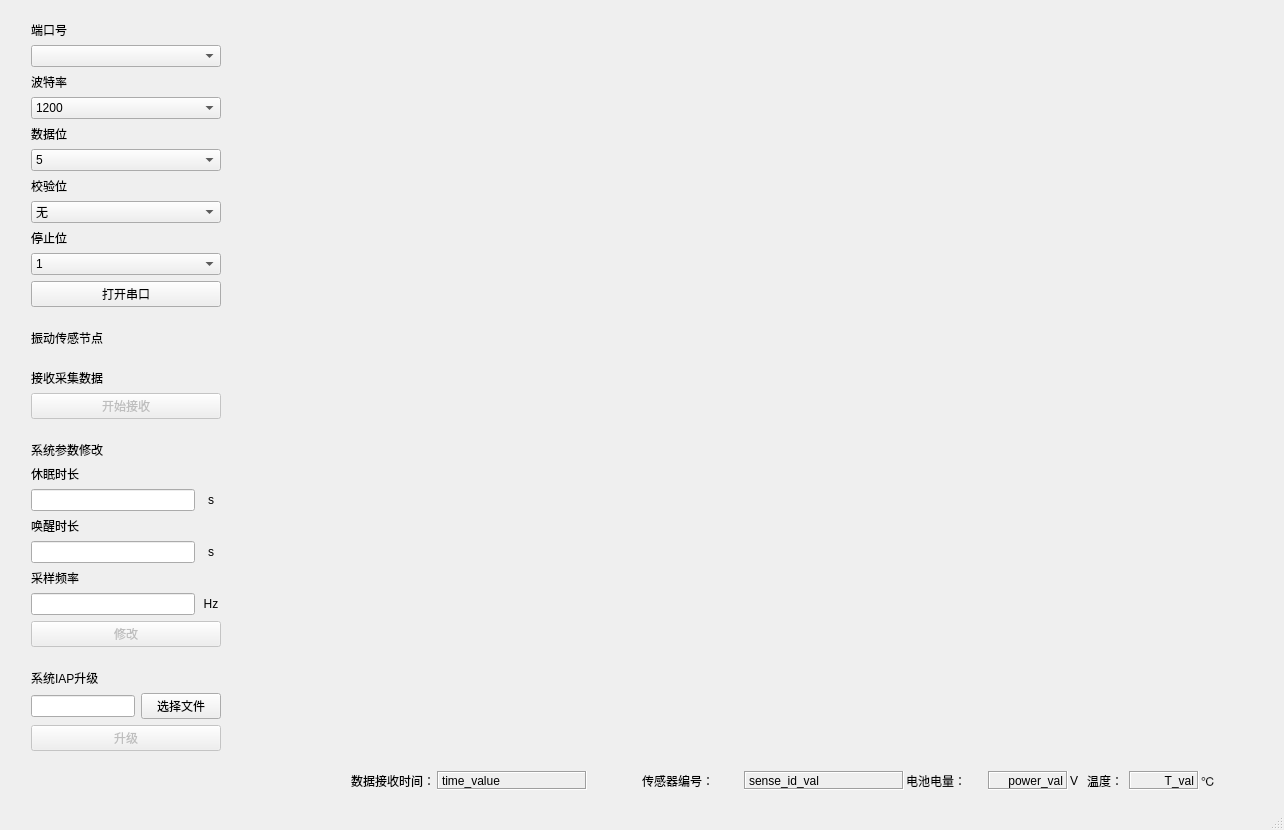
<?xml version="1.0" encoding="UTF-8"?>
<ui version="4.0">
 <class>MainWindow</class>
 <widget class="QMainWindow" name="MainWindow">
  <property name="windowModality">
   <enum>Qt::NonModal</enum>
  </property>
  <property name="enabled">
   <bool>true</bool>
  </property>
  <property name="geometry">
   <rect>
    <x>0</x>
    <y>0</y>
    <width>1284</width>
    <height>830</height>
   </rect>
  </property>
  <property name="sizePolicy">
   <sizepolicy hsizetype="Fixed" vsizetype="Fixed">
    <horstretch>0</horstretch>
    <verstretch>0</verstretch>
   </sizepolicy>
  </property>
  <property name="minimumSize">
   <size>
    <width>640</width>
    <height>480</height>
   </size>
  </property>
  <property name="maximumSize">
   <size>
    <width>1600</width>
    <height>1200</height>
   </size>
  </property>
  <property name="mouseTracking">
   <bool>false</bool>
  </property>
  <property name="windowTitle">
   <string>振动传感器上位机测试程序</string>
  </property>
  <widget class="QWidget" name="centralWidget">
   <property name="enabled">
    <bool>true</bool>
   </property>
   <property name="minimumSize">
    <size>
     <width>320</width>
     <height>240</height>
    </size>
   </property>
   <property name="autoFillBackground">
    <bool>false</bool>
   </property>
   <widget class="QWidget" name="horizontalLayoutWidget">
    <property name="geometry">
     <rect>
      <x>20</x>
      <y>10</y>
      <width>1193</width>
      <height>741</height>
     </rect>
    </property>
    <layout class="QHBoxLayout" name="horizontalLayout">
     <property name="spacing">
      <number>31</number>
     </property>
     <property name="sizeConstraint">
      <enum>QLayout::SetDefaultConstraint</enum>
     </property>
     <property name="bottomMargin">
      <number>0</number>
     </property>
     <item>
      <layout class="QVBoxLayout" name="verticalLayout">
       <property name="sizeConstraint">
        <enum>QLayout::SetDefaultConstraint</enum>
       </property>
       <item>
        <layout class="QVBoxLayout" name="verticalLayout_3">
         <item>
          <widget class="QLabel" name="label_port">
           <property name="text">
            <string>端口号</string>
           </property>
          </widget>
         </item>
         <item>
          <widget class="QComboBox" name="PortBox"/>
         </item>
         <item>
          <widget class="QLabel" name="label_baud">
           <property name="text">
            <string>波特率</string>
           </property>
          </widget>
         </item>
         <item>
          <widget class="QComboBox" name="BaudBox">
           <item>
            <property name="text">
             <string>1200</string>
            </property>
           </item>
           <item>
            <property name="text">
             <string>2400</string>
            </property>
           </item>
           <item>
            <property name="text">
             <string>4800</string>
            </property>
           </item>
           <item>
            <property name="text">
             <string>9600</string>
            </property>
           </item>
           <item>
            <property name="text">
             <string>19200</string>
            </property>
           </item>
           <item>
            <property name="text">
             <string>38400</string>
            </property>
           </item>
           <item>
            <property name="text">
             <string>57600</string>
            </property>
           </item>
           <item>
            <property name="text">
             <string>115200</string>
            </property>
           </item>
          </widget>
         </item>
         <item>
          <widget class="QLabel" name="label_bitnum">
           <property name="text">
            <string>数据位</string>
           </property>
          </widget>
         </item>
         <item>
          <widget class="QComboBox" name="BitNumBox">
           <item>
            <property name="text">
             <string>5</string>
            </property>
           </item>
           <item>
            <property name="text">
             <string>6</string>
            </property>
           </item>
           <item>
            <property name="text">
             <string>7</string>
            </property>
           </item>
           <item>
            <property name="text">
             <string>8</string>
            </property>
           </item>
          </widget>
         </item>
         <item>
          <widget class="QLabel" name="label_parity">
           <property name="text">
            <string>校验位</string>
           </property>
          </widget>
         </item>
         <item>
          <widget class="QComboBox" name="ParityBox">
           <item>
            <property name="text">
             <string>无</string>
            </property>
           </item>
           <item>
            <property name="text">
             <string>奇</string>
            </property>
           </item>
           <item>
            <property name="text">
             <string>偶</string>
            </property>
           </item>
          </widget>
         </item>
         <item>
          <widget class="QLabel" name="label_stop">
           <property name="text">
            <string>停止位</string>
           </property>
          </widget>
         </item>
         <item>
          <widget class="QComboBox" name="StopBox">
           <item>
            <property name="text">
             <string>1</string>
            </property>
           </item>
           <item>
            <property name="text">
             <string>2</string>
            </property>
           </item>
          </widget>
         </item>
         <item>
          <widget class="QPushButton" name="openButton">
           <property name="text">
            <string>打开串口</string>
           </property>
          </widget>
         </item>
        </layout>
       </item>
       <item>
        <spacer name="verticalSpacer_3">
         <property name="orientation">
          <enum>Qt::Vertical</enum>
         </property>
         <property name="sizeHint" stdset="0">
          <size>
           <width>20</width>
           <height>40</height>
          </size>
         </property>
        </spacer>
       </item>
       <item>
        <widget class="QLabel" name="label_2">
         <property name="text">
          <string>振动传感节点</string>
         </property>
        </widget>
       </item>
       <item>
        <spacer name="verticalSpacer_4">
         <property name="orientation">
          <enum>Qt::Vertical</enum>
         </property>
         <property name="sizeHint" stdset="0">
          <size>
           <width>20</width>
           <height>40</height>
          </size>
         </property>
        </spacer>
       </item>
       <item>
        <widget class="QLabel" name="label">
         <property name="text">
          <string>接收采集数据</string>
         </property>
        </widget>
       </item>
       <item>
        <widget class="QPushButton" name="pushButton_receive">
         <property name="enabled">
          <bool>false</bool>
         </property>
         <property name="text">
          <string>开始接收</string>
         </property>
        </widget>
       </item>
       <item>
        <spacer name="verticalSpacer">
         <property name="orientation">
          <enum>Qt::Vertical</enum>
         </property>
         <property name="sizeHint" stdset="0">
          <size>
           <width>20</width>
           <height>40</height>
          </size>
         </property>
        </spacer>
       </item>
       <item>
        <widget class="QLabel" name="label_def_par">
         <property name="text">
          <string>系统参数修改</string>
         </property>
        </widget>
       </item>
       <item>
        <widget class="QLabel" name="label_sleeptime">
         <property name="text">
          <string>休眠时长</string>
         </property>
        </widget>
       </item>
       <item>
        <layout class="QHBoxLayout" name="sleeptime">
         <item>
          <widget class="QLineEdit" name="lineEdit_sleeptime"/>
         </item>
         <item>
          <widget class="QLabel" name="label_sleeptime_unit">
           <property name="minimumSize">
            <size>
             <width>20</width>
             <height>0</height>
            </size>
           </property>
           <property name="text">
            <string>s</string>
           </property>
           <property name="alignment">
            <set>Qt::AlignCenter</set>
           </property>
          </widget>
         </item>
        </layout>
       </item>
       <item>
        <widget class="QLabel" name="label_wakeuptime">
         <property name="text">
          <string>唤醒时长</string>
         </property>
        </widget>
       </item>
       <item>
        <layout class="QHBoxLayout" name="wakeuptime">
         <item>
          <widget class="QLineEdit" name="lineEdit_wakeuptime"/>
         </item>
         <item>
          <widget class="QLabel" name="label_wakeuptime_unit">
           <property name="minimumSize">
            <size>
             <width>20</width>
             <height>0</height>
            </size>
           </property>
           <property name="text">
            <string>s</string>
           </property>
           <property name="alignment">
            <set>Qt::AlignCenter</set>
           </property>
          </widget>
         </item>
        </layout>
       </item>
       <item>
        <widget class="QLabel" name="label_sample_freq">
         <property name="text">
          <string>采样频率</string>
         </property>
        </widget>
       </item>
       <item>
        <layout class="QHBoxLayout" name="sample_freq">
         <item>
          <widget class="QLineEdit" name="lineEdit_sample_freq"/>
         </item>
         <item>
          <widget class="QLabel" name="label_sample_freq_unit">
           <property name="minimumSize">
            <size>
             <width>20</width>
             <height>0</height>
            </size>
           </property>
           <property name="text">
            <string>Hz</string>
           </property>
           <property name="alignment">
            <set>Qt::AlignCenter</set>
           </property>
          </widget>
         </item>
        </layout>
       </item>
       <item>
        <widget class="QPushButton" name="pushButton_def_par">
         <property name="enabled">
          <bool>false</bool>
         </property>
         <property name="text">
          <string>修改</string>
         </property>
        </widget>
       </item>
       <item>
        <spacer name="verticalSpacer_2">
         <property name="orientation">
          <enum>Qt::Vertical</enum>
         </property>
         <property name="sizeHint" stdset="0">
          <size>
           <width>20</width>
           <height>40</height>
          </size>
         </property>
        </spacer>
       </item>
       <item>
        <widget class="QLabel" name="label_IAP">
         <property name="text">
          <string>系统IAP升级</string>
         </property>
        </widget>
       </item>
       <item>
        <layout class="QHBoxLayout" name="IAP_update">
         <item>
          <widget class="QLineEdit" name="lineEdit_IAPfile"/>
         </item>
         <item>
          <widget class="QPushButton" name="pushButton_sel_IAPfile">
           <property name="maximumSize">
            <size>
             <width>100</width>
             <height>16777215</height>
            </size>
           </property>
           <property name="autoFillBackground">
            <bool>false</bool>
           </property>
           <property name="text">
            <string>选择文件</string>
           </property>
           <property name="iconSize">
            <size>
             <width>5</width>
             <height>5</height>
            </size>
           </property>
           <property name="autoDefault">
            <bool>false</bool>
           </property>
           <property name="default">
            <bool>false</bool>
           </property>
           <property name="flat">
            <bool>false</bool>
           </property>
          </widget>
         </item>
        </layout>
       </item>
       <item>
        <widget class="QPushButton" name="pushButton_startupdate">
         <property name="enabled">
          <bool>false</bool>
         </property>
         <property name="text">
          <string>升级</string>
         </property>
        </widget>
       </item>
      </layout>
     </item>
     <item>
      <widget class="QwtPlot" name="qwtPlot">
       <property name="minimumSize">
        <size>
         <width>950</width>
         <height>0</height>
        </size>
       </property>
      </widget>
     </item>
    </layout>
   </widget>
   <widget class="QWidget" name="horizontalLayoutWidget_2">
    <property name="geometry">
     <rect>
      <x>340</x>
      <y>760</y>
      <width>892</width>
      <height>41</height>
     </rect>
    </property>
    <layout class="QHBoxLayout" name="horizontalLayout_3">
     <property name="spacing">
      <number>2</number>
     </property>
     <item>
      <widget class="QLabel" name="label_receive_time">
       <property name="text">
        <string>数据接收时间：</string>
       </property>
      </widget>
     </item>
     <item>
      <widget class="QLabel" name="label_receive_time_value">
       <property name="minimumSize">
        <size>
         <width>150</width>
         <height>0</height>
        </size>
       </property>
       <property name="maximumSize">
        <size>
         <width>150</width>
         <height>16777215</height>
        </size>
       </property>
       <property name="frameShape">
        <enum>QFrame::Box</enum>
       </property>
       <property name="frameShadow">
        <enum>QFrame::Sunken</enum>
       </property>
       <property name="text">
        <string>time_value</string>
       </property>
      </widget>
     </item>
     <item>
      <spacer name="horizontalSpacer">
       <property name="orientation">
        <enum>Qt::Horizontal</enum>
       </property>
       <property name="sizeHint" stdset="0">
        <size>
         <width>40</width>
         <height>20</height>
        </size>
       </property>
      </spacer>
     </item>
     <item>
      <widget class="QLabel" name="label_sense_id">
       <property name="minimumSize">
        <size>
         <width>100</width>
         <height>0</height>
        </size>
       </property>
       <property name="maximumSize">
        <size>
         <width>100</width>
         <height>16777215</height>
        </size>
       </property>
       <property name="autoFillBackground">
        <bool>false</bool>
       </property>
       <property name="text">
        <string>传感器编号：</string>
       </property>
       <property name="scaledContents">
        <bool>false</bool>
       </property>
       <property name="textInteractionFlags">
        <set>Qt::LinksAccessibleByMouse</set>
       </property>
      </widget>
     </item>
     <item>
      <widget class="QLabel" name="label_sense_id_value">
       <property name="minimumSize">
        <size>
         <width>160</width>
         <height>0</height>
        </size>
       </property>
       <property name="maximumSize">
        <size>
         <width>160</width>
         <height>16777215</height>
        </size>
       </property>
       <property name="frameShape">
        <enum>QFrame::Box</enum>
       </property>
       <property name="frameShadow">
        <enum>QFrame::Sunken</enum>
       </property>
       <property name="text">
        <string>sense_id_val</string>
       </property>
      </widget>
     </item>
     <item>
      <widget class="QLabel" name="label_power">
       <property name="minimumSize">
        <size>
         <width>80</width>
         <height>0</height>
        </size>
       </property>
       <property name="maximumSize">
        <size>
         <width>80</width>
         <height>16777215</height>
        </size>
       </property>
       <property name="text">
        <string>电池电量：</string>
       </property>
      </widget>
     </item>
     <item>
      <widget class="QLabel" name="label_power_value">
       <property name="minimumSize">
        <size>
         <width>80</width>
         <height>0</height>
        </size>
       </property>
       <property name="maximumSize">
        <size>
         <width>80</width>
         <height>16777215</height>
        </size>
       </property>
       <property name="frameShape">
        <enum>QFrame::Box</enum>
       </property>
       <property name="frameShadow">
        <enum>QFrame::Sunken</enum>
       </property>
       <property name="text">
        <string>power_val</string>
       </property>
       <property name="alignment">
        <set>Qt::AlignRight|Qt::AlignTrailing|Qt::AlignVCenter</set>
       </property>
      </widget>
     </item>
     <item>
      <widget class="QLabel" name="label_power_unit">
       <property name="minimumSize">
        <size>
         <width>15</width>
         <height>0</height>
        </size>
       </property>
       <property name="maximumSize">
        <size>
         <width>15</width>
         <height>16777215</height>
        </size>
       </property>
       <property name="text">
        <string>V</string>
       </property>
      </widget>
     </item>
     <item>
      <widget class="QLabel" name="label_temper">
       <property name="minimumSize">
        <size>
         <width>40</width>
         <height>0</height>
        </size>
       </property>
       <property name="maximumSize">
        <size>
         <width>40</width>
         <height>16777215</height>
        </size>
       </property>
       <property name="text">
        <string>温度：</string>
       </property>
      </widget>
     </item>
     <item>
      <widget class="QLabel" name="label_temper_value">
       <property name="minimumSize">
        <size>
         <width>70</width>
         <height>0</height>
        </size>
       </property>
       <property name="maximumSize">
        <size>
         <width>70</width>
         <height>16777215</height>
        </size>
       </property>
       <property name="frameShape">
        <enum>QFrame::Box</enum>
       </property>
       <property name="frameShadow">
        <enum>QFrame::Sunken</enum>
       </property>
       <property name="text">
        <string>T_val</string>
       </property>
       <property name="alignment">
        <set>Qt::AlignRight|Qt::AlignTrailing|Qt::AlignVCenter</set>
       </property>
      </widget>
     </item>
     <item>
      <widget class="QLabel" name="label_temper_unit">
       <property name="minimumSize">
        <size>
         <width>20</width>
         <height>0</height>
        </size>
       </property>
       <property name="maximumSize">
        <size>
         <width>20</width>
         <height>16777215</height>
        </size>
       </property>
       <property name="text">
        <string>℃</string>
       </property>
      </widget>
     </item>
    </layout>
   </widget>
  </widget>
  <widget class="QStatusBar" name="statusBar"/>
 </widget>
 <layoutdefault spacing="6" margin="11"/>
 <customwidgets>
  <customwidget>
   <class>QwtPlot</class>
   <extends>QFrame</extends>
   <header>qwt_plot.h</header>
   <container>1</container>
  </customwidget>
 </customwidgets>
 <resources/>
 <connections/>
</ui>
